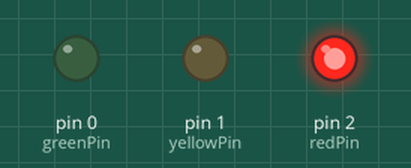
Recording of a sketch running on a simulated Arduino Uno, built with avr-gcc and run on an emulated ATmega328P. Parts: output pins drawn as LEDs (lit = HIGH).

Above: at 0.2 s.
At 0.7 s:
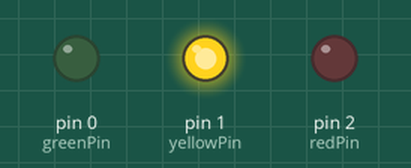
At 2.7 s:
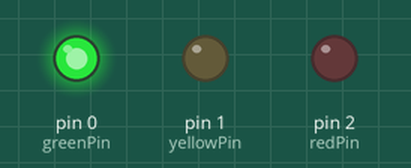
Timing chart, 0 to 3.5 s (numbered marks = the images above):
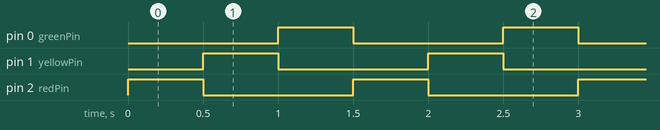

The sketch:

_1_sec_flicker_0.ino
```cpp
//hook up leds to pins 0,1, and 2 and this will cycle through them like
//traffic lights

const int redPin = 2;
const int yellowPin = 1;
const int greenPin = 0;

void setup(){
  pinMode(redPin, OUTPUT);
  pinMode(yellowPin, OUTPUT);
  pinMode(greenPin, OUTPUT);
}

void loop(){
  digitalWrite(redPin, HIGH);
  delay(500);
  digitalWrite(redPin, LOW);

  digitalWrite(yellowPin, HIGH);
  delay(500);
  digitalWrite(yellowPin, LOW);

  digitalWrite(greenPin, HIGH);
  delay(500);
  digitalWrite(greenPin, LOW);
}
```

Measured:
- by itself, pin 0 (greenPin), pin 1 (yellowPin), pin 2 (redPin): alternates HIGH for 0.50 s and LOW for 1.0 s
- by itself, everything shown: repeats every 1.5 s, in 4 steps
